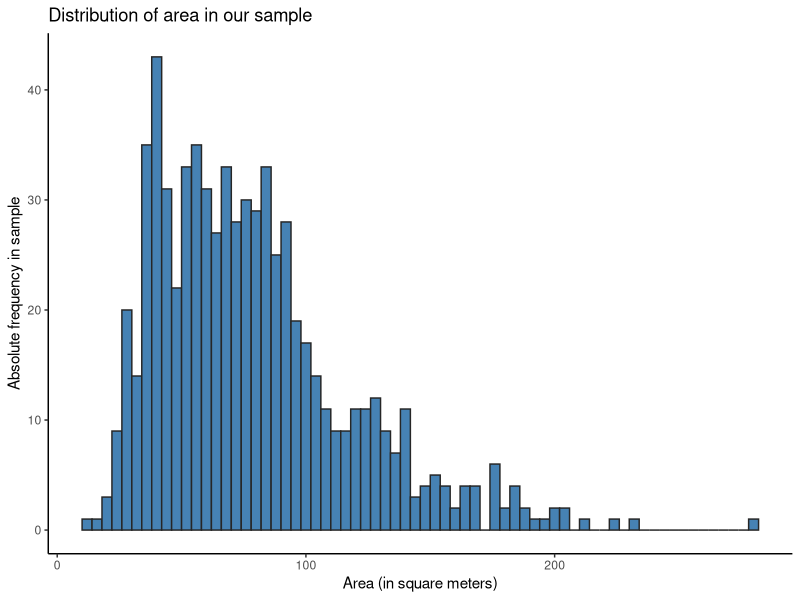
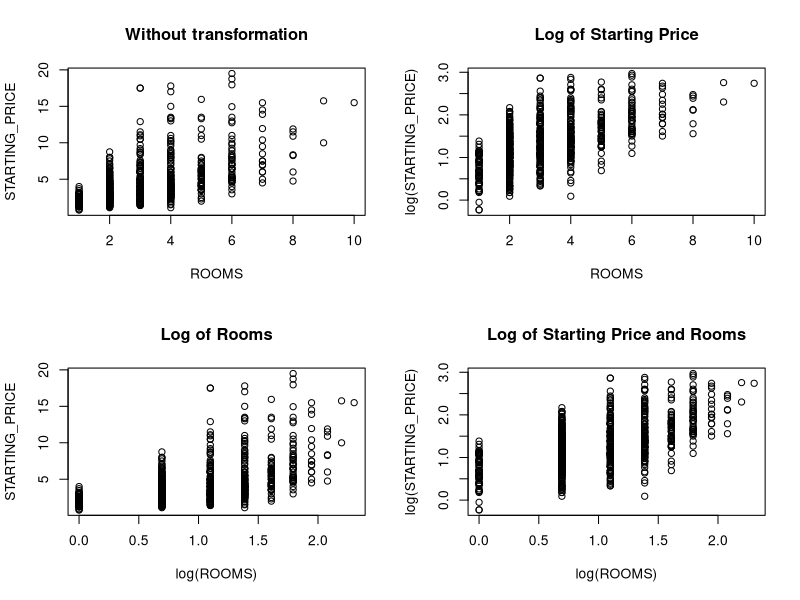
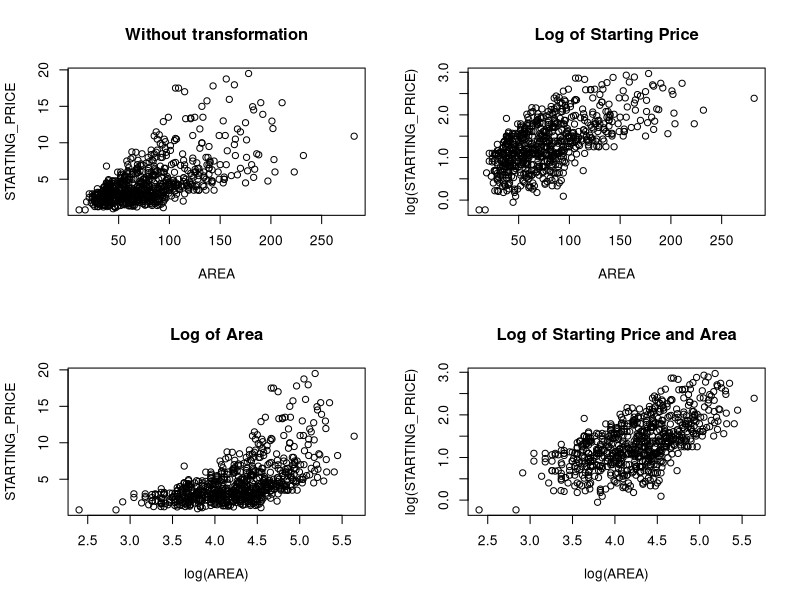

Write the R code that produced these figures, in order.
## ---- chunk 1
library(readxl)
library(tidyverse)
library(ggplot2)
data <- read_excel("dataset01.xlsx")
test <- read_excel("test.xlsx")

data$STARTING_PRICE <- data$STARTING_PRICE / 1000000
data[c("REGION", "TYPE", "BALCONY")] <- lapply(data[c("REGION", "TYPE", "BALCONY")], as.factor)
levels(data$BALCONY) <- c("0", "1")
## ---- chunk 2
n_balconies <- sum(data$BALCONY == 1) # 390
n           <- length(data$BALCONY)   # 701
phat        <- n_balconies / n        # About 0.55635
p0          <- 0.5
se0         <- sqrt(p0 * (1 - p0) / n)
## ---- chunk 3
z <- (phat - p0) / se0
p_value <- 2 * (1 - pnorm(abs(z)))
print(p_value)
## ---- chunk 4
test_balcony = prop.test(n_balconies, n = n, p = 0.5, alternative = "two.sided", conf.level = 0.99)
test_balcony$p.value
## ---- chunk 5
print(paste0("p-value with R of: ",test_balcony$p.value)) 
print(paste0("p-value by hand of: ",p_value)) 

## ---- chunk 6
alpha   <- 0.05
mu      <- 75
xbar    <- mean(data$AREA)
se      <- sqrt(sum((data$AREA - mu)^2) / (n-1)) # Population variance unknown
se_xbar <- se / sqrt(n) # Variance of xbar

data %>%
  ggplot() +
  geom_histogram(aes(AREA), fill = "steelblue", color = "grey15", binwidth = 4) + # Not really normally distributed...
  labs(title = "Distribution of area in our sample") +
  xlab("Area (in square meters)") +
  ylab("Absolute frequency in sample") +
  theme_classic()
## ---- chunk 7
t_obs2  <- (xbar - mu) / se_xbar # 54.47
p_value2 <- 2 * (1 - pt(q=t_obs2,df=n-1))
print(p_value2)
## ---- chunk 8
mean_test <- t.test(data$AREA, mu = mu, alternative = "two.sided", conf.level = 0.95)
mean_test$p.value
## ---- chunk 9
print(paste0("p-value with R of: ",round(mean_test$p.value,3))) 
print(paste0("p-value by hand of: ",round(p_value2,3))) 

## ---- chunk 10
phat  <- sum(data$TYPE == "Apartment") / n
z     <- qnorm(0.95) # Two-sided, so 90% ci uses z = 0.95
se    <- sqrt(phat*(1-phat)/n)
## ---- chunk 11
conf_int <- c((phat - z*se), phat + z*se)
print(conf_int[2])

## ---- chunk 12
ci <- prop.test(sum(data$TYPE == "Apartment"), n, conf.level = 0.9)
ci$conf.int
## ---- chunk 13
print(paste0("C.I. proportion of apartments with R: [",round(ci$conf.int[1],3), ", ",round(ci$conf.int[2],3),"]"))
print(paste0("C.I. proportion of apartments by hand:[ ",round(conf_int[1],3), ", ",round(conf_int[2],3),"]"))

## ---- chunk 14
xbar <- mean(data$ROOMS)  # About 3.15
se   <- sd(data$ROOMS)    # About 1.59
t975 <- qt(0.975, n-1)
## ---- chunk 15
conf_int <- c((xbar - t975 * se / sqrt(n)), xbar + t975 * se / sqrt(n))
print(conf_int)
## ---- chunk 16
ci <- t.test(data$ROOMS, conf.level = 0.95)
ci$conf.int
## ---- chunk 17
par(mfrow = c(2, 2))
plot(STARTING_PRICE ~ ROOMS, data = data, main = "Without transformation")
plot(log(STARTING_PRICE) ~ ROOMS, data = data, main = "Log of Starting Price")
plot(STARTING_PRICE ~ log(ROOMS), data = data, main = "Log of Rooms")
plot(log(STARTING_PRICE) ~ log(ROOMS), data = data, main = "Log of Starting Price and Rooms")
## ---- chunk 18
par(mfrow = c(2, 2))
plot(STARTING_PRICE ~ AREA, data = data, main = "Without transformation")
plot(log(STARTING_PRICE) ~ AREA, data = data, main = "Log of Starting Price")
plot(STARTING_PRICE ~ log(AREA), data = data, main = "Log of Area")
plot(log(STARTING_PRICE) ~ log(AREA), data = data, main = "Log of Starting Price and Area")
## ---- chunk 19
m1 <- lm(STARTING_PRICE ~ REGION + TYPE + BALCONY + ROOMS + AREA + 
          REGION*TYPE + REGION*BALCONY + REGION*ROOMS + REGION*AREA + 
          TYPE*BALCONY + TYPE*ROOMS + TYPE*AREA + 
          BALCONY*ROOMS + BALCONY*AREA + 
          ROOMS*AREA, data = data)

no_log_model <- step(m1, direction = "backward", trace = 0)

summary(no_log_model)
## ---- chunk 20
m2 <- lm(log(STARTING_PRICE) ~ REGION + TYPE + BALCONY + ROOMS + log(AREA) + 
          REGION*TYPE + REGION*BALCONY + REGION*ROOMS + REGION*log(AREA) + 
          TYPE*BALCONY + TYPE*ROOMS + TYPE*log(AREA) + 
          BALCONY*ROOMS + BALCONY*log(AREA) + 
          ROOMS*log(AREA), data = data)

log_model <- step(m2, direction = "backward", trace = 0)

summary(log_model)
## ---- chunk 21
# Using model without log transformation
#test_1 <- test
#pred_1 <- predict(no_log_model, newdata = test_1)
#test_1$STARTING_PRICE <- pred_1
#head(test_1)

# Using model with log transformation
#test_2 <- test
#pred_2 <- predict(log_model, newdata = test_2)
#test_2$STARTING_PRICE <- pred_2
#head(test_2)
## ---- chunk 22

